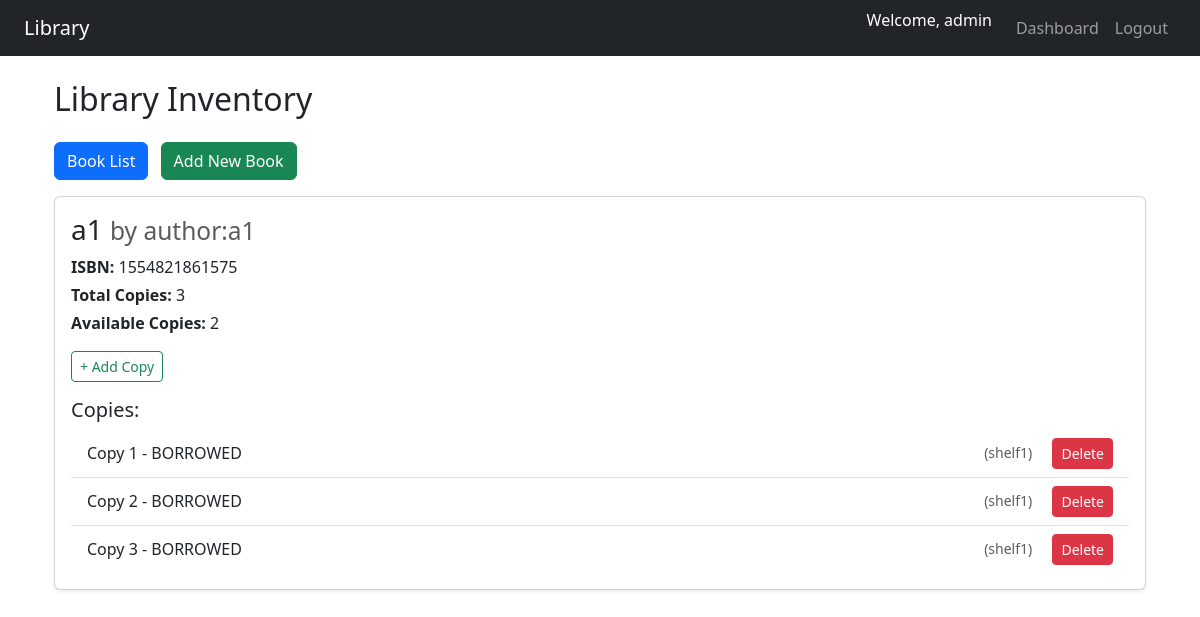
Before: /admins/inventory/ (signed in) with the older database file.
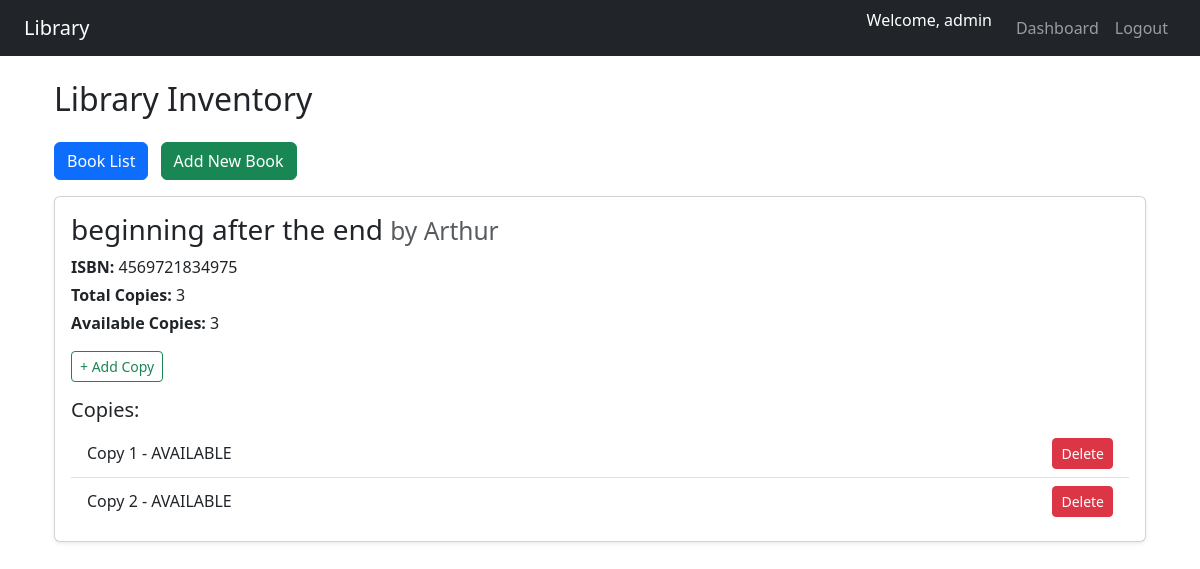
After: the same page with the newer database file.
### core/models.py (models this page shows, shortened)
class Book(models.Model):
    title = models.CharField(max_length=255)
    author = models.CharField(max_length=255)
    genre = models.CharField(max_length=100,blank = True, null=True)
    language = models.CharField(max_length=50,blank = True,null = True)
    isbn = models.CharField(max_length=13,unique=True)
    total_copies = models.PositiveIntegerField(default=0)
    available_copies = models.PositiveIntegerField(default = 0)

class BookCopy(models.Model):
    STATUS_CHOICES = [
    ("AVAILABLE","Available"),
    ("BORROWED","Borrowed"),
    ("RESERVED","Reserved"),
    ("LOST","Lost")
    ]
    book = models.ForeignKey(Book,on_delete=models.CASCADE,related_name="copies")
    copy_number = models.PositiveIntegerField()
    status = models.CharField(max_length = 10,choices=STATUS_CHOICES,default = "AVAILABLE")
    location = models.CharField(max_length=100,blank = True,null= True)
    class Meta:
        unique_together = ("book","copy_number")

### core/decorators.py (the view)
    @login_required
    def wrapper(request,*args,**kwargs):
        if hasattr(request.user, 'role') and request.user.role =='ADMIN':
            return view_func(request,*args,**kwargs)
        return HttpResponseForbidden("Access denied.")

### core/views.py (called while the page is built)
@admin_required
def inventory_view(request):
    books = Book.objects.prefetch_related("copies").all()
    context = {'books':books,
               }
    return render(request,"core/admin/inventory.html",context)

### core/templates/core/admin/inventory.html (shortened to what this page needs)
{% extends 'base.html' %}
{% block content %}
<div class="container my-4">
  <h2 class="mb-4">Library Inventory</h2>
  <div class="mb-3">
    <a href="{% url 'core:admin_book_list' %}" class="btn btn-primary me-2">Book List</a>
    <a href="{% url 'core:add_book' %}" class="btn btn-success">Add New Book</a>
  </div>
  {% for book in books %}
  <div class="card mb-4 shadow-sm">
    <div class="card-body">
      <h3 class="card-title">{{ book.title }} <small class="text-muted">by {{ book.author }}</small></h3>
      <p class="mb-1"><strong>ISBN:</strong> {{ book.isbn }}</p>
      <p class="mb-1"><strong>Total Copies:</strong> {{ book.total_copies }}</p>
      <p class="mb-3"><strong>Available Copies:</strong> {{ book.available_copies }}</p>
      <div class="mb-3">
        <a href="{% url 'core:book_copies' book.id %}" class="btn btn-sm btn-outline-success">
          + Add Copy
        </a>
      </div>
      <h5>Copies:</h5>
      <ul class="list-group list-group-flush">
          {% for copy in book.copies.all %}
            <li class="list-group-item d-flex justify-content-between align-items-center">
              <span>Copy {{ copy.copy_number }} - {{ copy.status }}</span>
              <div>
                {% if copy.location %}
                  <small class="text-muted me-3">({{ copy.location }})</small>
                {% endif %}
                <a href="{% url 'core:delete_book_copy' copy.id %}"
                   class="btn btn-sm btn-danger"
                   onclick="return confirm('Are you sure you want to delete this copy?');">
                   Delete
                </a>
              </div>
            </li>
          {% empty %}
            <li class="list-group-item text-muted">No copies available.</li>
          {% endfor %}
      </ul>
    </div>
  </div>
  {% empty %}
    <p class="text-muted">No books in the inventory.</p>
  {% endfor %}
</div>
{% endblock %}

Changed rows visible on the page:
removed Book: title "a1", author "author:a1", isbn "1554821861575", total_copies "3", available_copies "2"
removed BookCopy: copy_number "1", status "BORROWED", location "shelf1", shown under "a1"
removed BookCopy: copy_number "2", status "BORROWED", location "shelf1", shown under "a1"
removed BookCopy: copy_number "3", status "BORROWED", location "shelf1", shown under "a1"
added Book: title "beginning after the end", author "Arthur", isbn "4569721834975", total_copies "3", available_copies "3"
added BookCopy: copy_number "1", status "AVAILABLE", shown under "beginning after the end"
added BookCopy: copy_number "2", status "AVAILABLE", shown under "beginning after the end"
